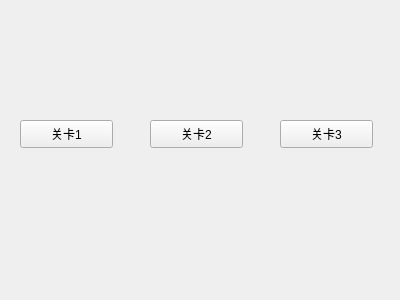
<?xml version="1.0" encoding="UTF-8"?>
<ui version="4.0">
 <class>Choose</class>
 <widget class="QWidget" name="Choose">
  <property name="geometry">
   <rect>
    <x>0</x>
    <y>0</y>
    <width>400</width>
    <height>300</height>
   </rect>
  </property>
  <property name="windowTitle">
   <string>Form</string>
  </property>
  <widget class="QPushButton" name="pushButton">
   <property name="geometry">
    <rect>
     <x>20</x>
     <y>120</y>
     <width>93</width>
     <height>28</height>
    </rect>
   </property>
   <property name="text">
    <string>关卡1</string>
   </property>
  </widget>
  <widget class="QPushButton" name="pushButton_2">
   <property name="geometry">
    <rect>
     <x>150</x>
     <y>120</y>
     <width>93</width>
     <height>28</height>
    </rect>
   </property>
   <property name="text">
    <string>关卡2</string>
   </property>
  </widget>
  <widget class="QPushButton" name="pushButton_3">
   <property name="geometry">
    <rect>
     <x>280</x>
     <y>120</y>
     <width>93</width>
     <height>28</height>
    </rect>
   </property>
   <property name="text">
    <string>关卡3</string>
   </property>
  </widget>
 </widget>
 <resources/>
 <connections/>
</ui>
